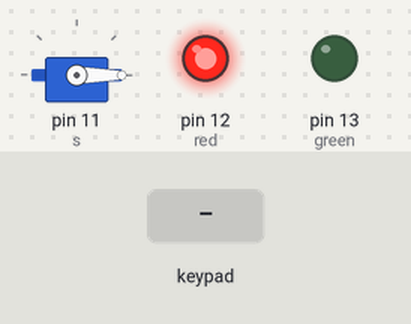
The sketch below on a simulated Arduino Uno, built with avr-gcc and run on an emulated ATmega328P. Shown: servo, output pins drawn as LEDs (lit = HIGH). The test bench sets the inputs (shaded band).

Above: at 1.2 s.
1.3 s: keypad keys A 1 2 3 pressed 0.4 s apart
At 3.4 s:
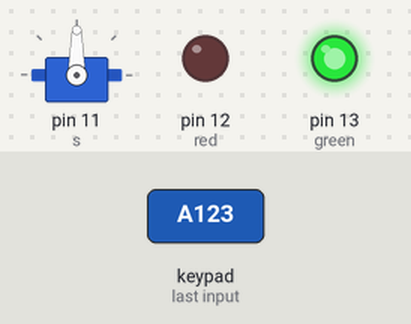
4.4 s: key '*' pressed
At 5.1 s:
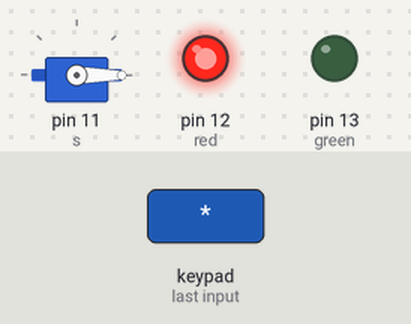
Timing chart, 0 to 7.4 s (numbered marks = the images above; inputs shaded):
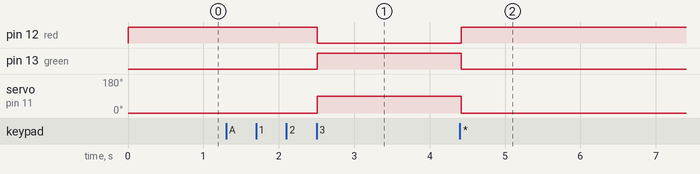

The sketch:

aug2_ardu_keypad_servo_securitylock.ino
```cpp
#include<Keypad.h>
#include<Servo.h>


Servo s;
char pass[] = "A123";
int position =0;
const byte rows=4;
const byte cols=4;
char keys [rows][cols]={
  {'1','2','3','A'},
  {'4','5','6','B'},
  {'7','8','9','C'},
  {'*','0','#','D'},
};

byte rowpins[rows]= {10,9,8,7};
byte colpins[cols]= {6,5,4,3};

Keypad keypad = Keypad(makeKeymap(keys),rowpins,colpins,rows,cols);

int green=13;
int red=12;

void setup () {
  pinMode (red,OUTPUT);
  pinMode (green,OUTPUT);

  s.attach(11);
  lockedposition(true);

}

void loop () {
  char key=keypad.getKey();

if(key){
  if(key=='*' || key=='#'){
    position=0;
    lockedposition(true);
  }
  else if (key ==pass[position]){
    position++;
  }
  else {
    position=0;
  }
  if(position==4){
    lockedposition(false);
    position=0;
  }
}
delay(100);
}

void lockedposition(int locked){
  if (locked) {
    digitalWrite(red,1);
    digitalWrite(green,0);
    s.write(0);
  }
  else {
    digitalWrite(red,0);
    digitalWrite(green,1);
    s.write(90);
  }
}
```

Measured:
- after the input at 1.3 s, pin 12 (red): HIGH → LOW after 1.2 s; pin 13 (green): LOW → HIGH after 1.2 s; servo on pin 11 (s): 0° → 90° after 1.2 s
- after the input at 4.4 s, pin 12 (red): LOW → HIGH at once; pin 13 (green): HIGH → LOW at once; servo on pin 11 (s): 90° → 0° at once
